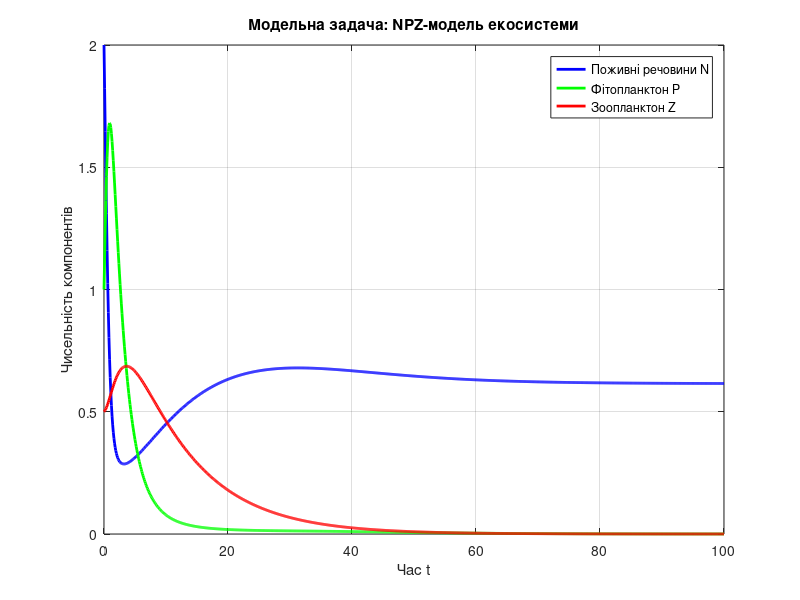
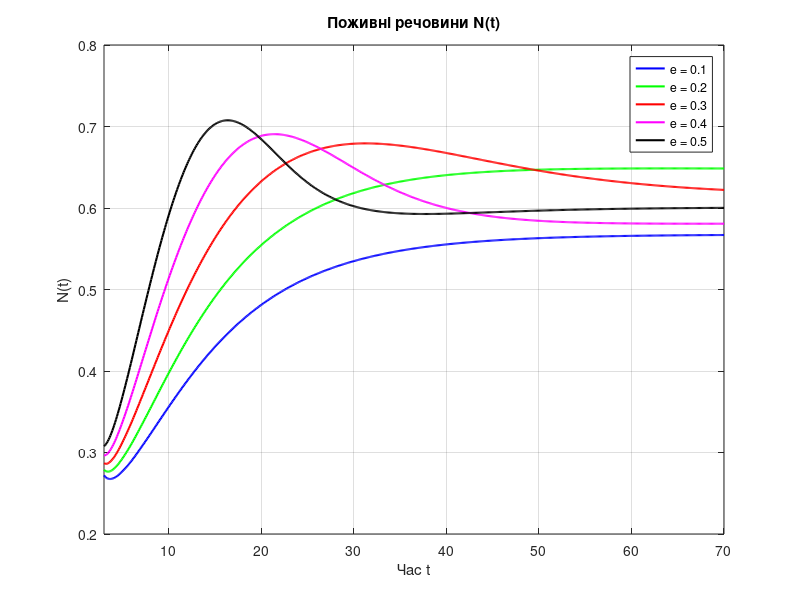
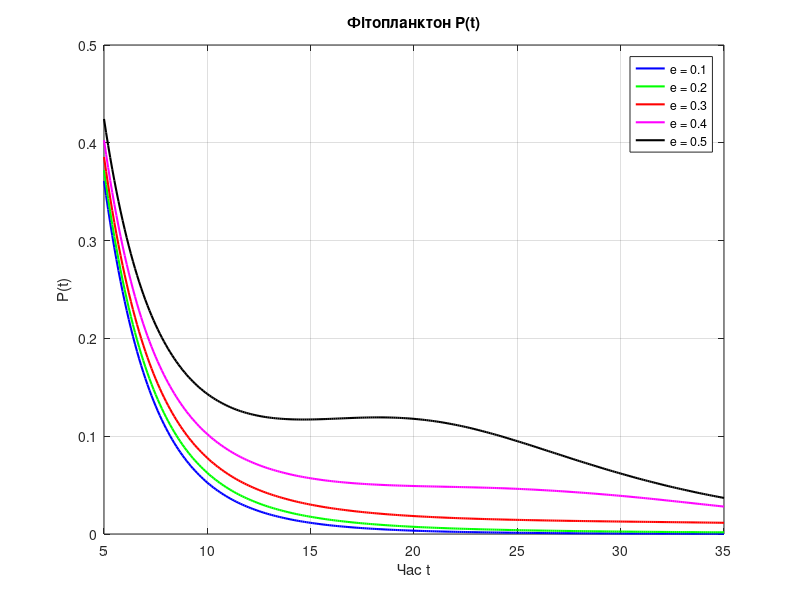
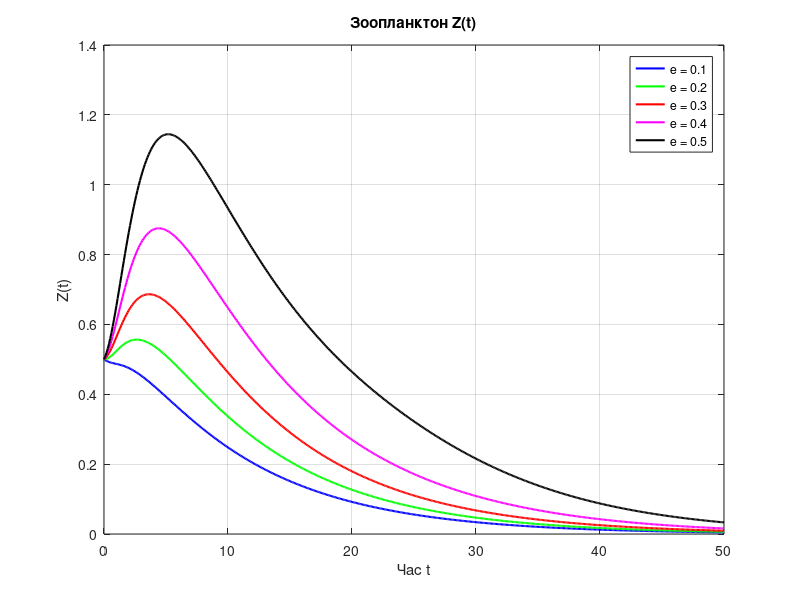

Write MATLAB code to recreate these figures, in order.
% lab6_npz_model.m
function lab6_npz_model
    clc; close all;

    %% === Модельна задача ===
    a = 1.0;
    b = 0.5;
    e = 0.3;
    r = 0.2;
    m = 0.1;

    N0 = 2.0; P0 = 1.0; Z0 = 0.5;
    y0 = [N0, P0, Z0];
    tspan = 0:0.1:100;

    [t, Y] = ode45(@(t, y) npz_system(y, a, b, e, r, m), tspan, y0);

    figure('Name', 'Модельна задача NPZ', 'NumberTitle', 'off');
    plot(t, Y(:,1), 'b-', 'LineWidth', 2); hold on;
    plot(t, Y(:,2), 'g-', 'LineWidth', 2);
    plot(t, Y(:,3), 'r-', 'LineWidth', 2);
    xlabel('Час t'); ylabel('Чисельність компонентів');
    legend('Поживні речовини N', 'Фітопланктон P', 'Зоопланктон Z');
    title('Модельна задача: NPZ-модель екосистеми');
    grid on;

    %% === Основне завдання: варіація e ===
    e_values = 0.1:0.1:0.5;
    colors = ['b', 'g', 'r', 'm', 'k'];
    legend_str = arrayfun(@(e) sprintf('e = %.1f', e), e_values, 'UniformOutput', false);

        % === Окремий графік для N(t) ===
    figure('Name', 'N(t) при різних e', 'NumberTitle', 'off', 'Position', [100, 100, 800, 400]);
    for i = 1:length(e_values)
        e = e_values(i);
        [t_full, Y_full] = ode45(@(t, y) npz_system(y, a, b, e, r, m), tspan, y0);
        idx = t_full >= 3 & t_full <= 70;  % обмеження по часу
        plot(t_full(idx), Y_full(idx,1), 'Color', colors(i), 'LineWidth', 1.5); hold on;
    end
    xlim([3 70]);
    xlabel('Час t'); ylabel('N(t)');
    title('Поживні речовини N(t)');
    legend(legend_str);
    grid on;

        % === Окремий графік для P(t) ===
    figure('Name', 'P(t) при різних e', 'NumberTitle', 'off', 'Position', [250, 150, 800, 400]);
    for i = 1:length(e_values)
        e = e_values(i);
        [t_full, Y_full] = ode45(@(t, y) npz_system(y, a, b, e, r, m), tspan, y0);
        idx = t_full >= 5 & t_full <= 35;  % обмеження по часу
        plot(t_full(idx), Y_full(idx,2), 'Color', colors(i), 'LineWidth', 1.5); hold on;
    end
    xlim([5 35]);
    xlabel('Час t'); ylabel('P(t)');
    title('Фітопланктон P(t)');
    legend(legend_str);
    grid on;

     % === Окремий графік для Z(t) ===
    figure('Name', 'Z(t) при різних e', 'NumberTitle', 'off', 'Position', [300, 100, 800, 400]);
    for i = 1:length(e_values)
        e = e_values(i);
        [t_full, Y_full] = ode45(@(t, y) npz_system(y, a, b, e, r, m), tspan, y0);
        idx = t_full <= 50;  % тільки до часу 50
        plot(t_full(idx), Y_full(idx,3), 'Color', colors(i), 'LineWidth', 1.5); hold on;
    end
    xlim([0 50]);
    xlabel('Час t'); ylabel('Z(t)');
    title('Зоопланктон Z(t)');
    legend(legend_str);
    grid on;
end

%% === Підфункція NPZ-моделі ===
function dydt = npz_system(y, a, b, e, r, m)
    N = y(1);
    P = y(2);
    Z = y(3);

    dNdt = -a*N*P + r*P + m*Z;
    dPdt = a*N*P - b*P - r*P;
    dZdt = e*b*P*Z - m*Z;

    dydt = [dNdt; dPdt; dZdt];
end
